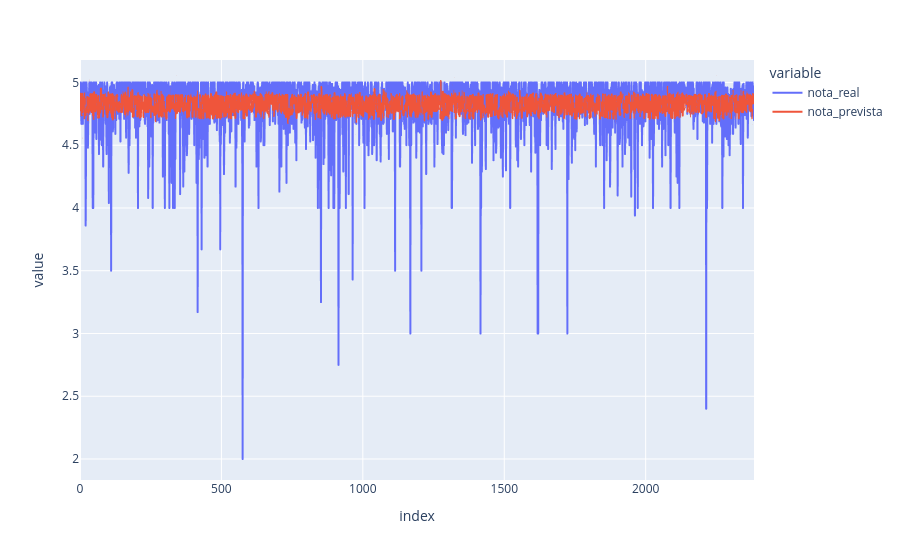

The notebook cell saved with this chart:
### Code cell
import plotly.express as px
df_resultados = pd.DataFrame({
    'id_imovel': X_test['id'],       # Busca o ID original que ficou de fora do treino
    'nota_real': y_test,             # A nota real (Target)
    'nota_prevista': y_pred      # A nota que a árvore calculou
})
df_resultados.reset_index(drop=True, inplace=True)


fig = px.line(df_resultados, y=['nota_real', 'nota_prevista'])
fig.show()
print(df_resultados.head())

### Figure 1 — Plotly figure (JSON) as saved in the notebook; plotly's stock layout.template omitted (floating-point values rounded to 4 significant figures; data arrays with more than 128 entries replaced by an {"elided": "..."} marker saying what was removed)
{"data": [{"hovertemplate": "variable=nota_real<br>index=%{x}<br>value=%{y}<extra></extra>", "legendgroup": "nota_real", "line": {"color": "#636efa", "dash": "solid"}, "marker": {"symbol": "circle"}, "mode": "lines", "name": "nota_real", "showlegend": true, "type": "scattergl", "x": {"elided": "2384 int values"}, "xaxis": "x", "y": {"elided": "2384 float values"}, "yaxis": "y"}, {"hovertemplate": "variable=nota_prevista<br>index=%{x}<br>value=%{y}<extra></extra>", "legendgroup": "nota_prevista", "line": {"color": "#EF553B", "dash": "solid"}, "marker": {"symbol": "circle"}, "mode": "lines", "name": "nota_prevista", "showlegend": true, "type": "scattergl", "x": {"elided": "2384 int values"}, "xaxis": "x", "y": {"elided": "2384 float values"}, "yaxis": "y"}], "layout": {"legend": {"title": {"text": "variable"}, "tracegroupgap": 0}, "margin": {"t": 60}, "xaxis": {"anchor": "y", "domain": [0, 1], "title": {"text": "index"}}, "yaxis": {"anchor": "x", "domain": [0, 1], "title": {"text": "value"}}}}
